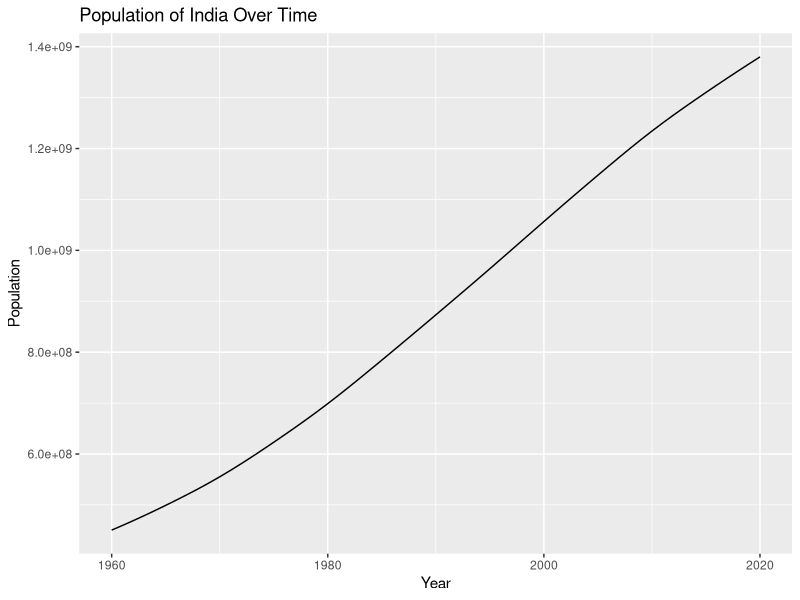
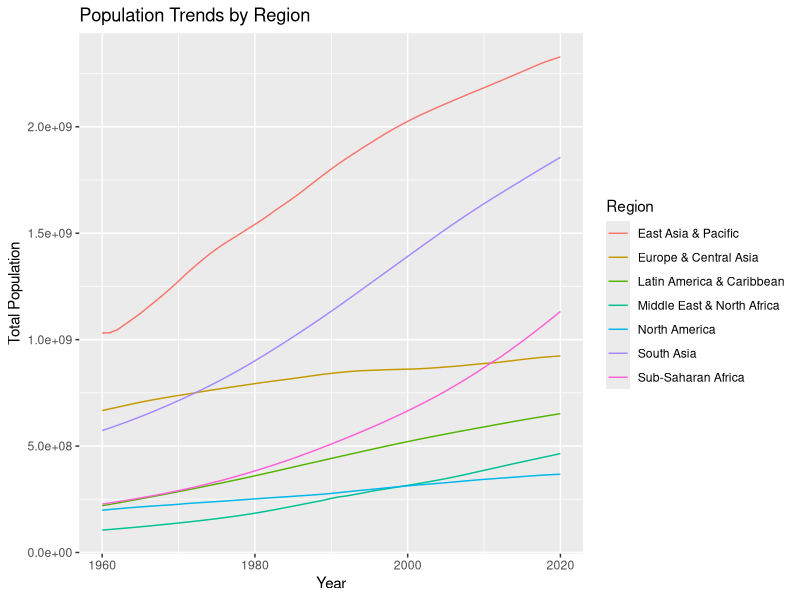
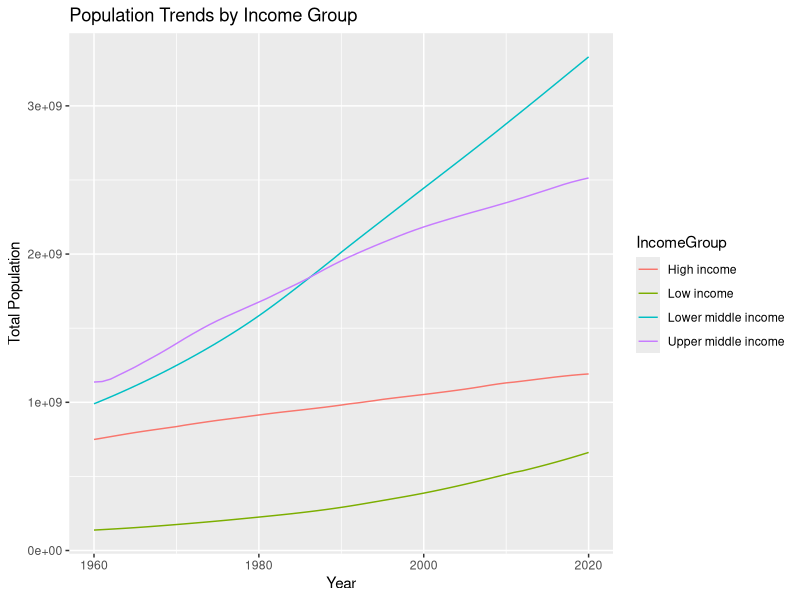
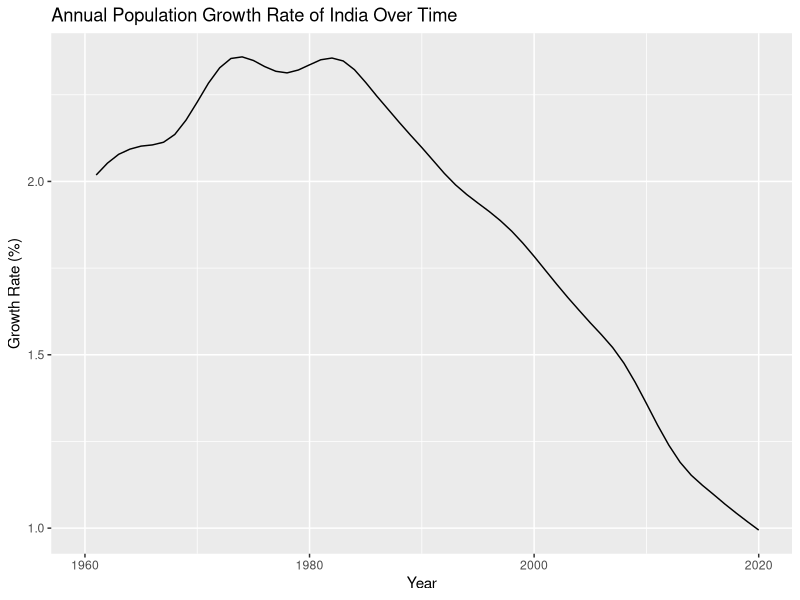
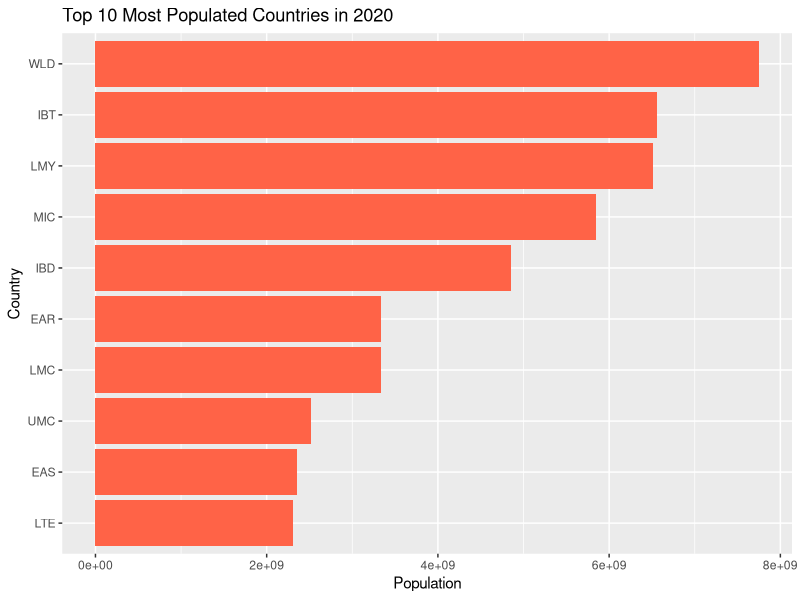
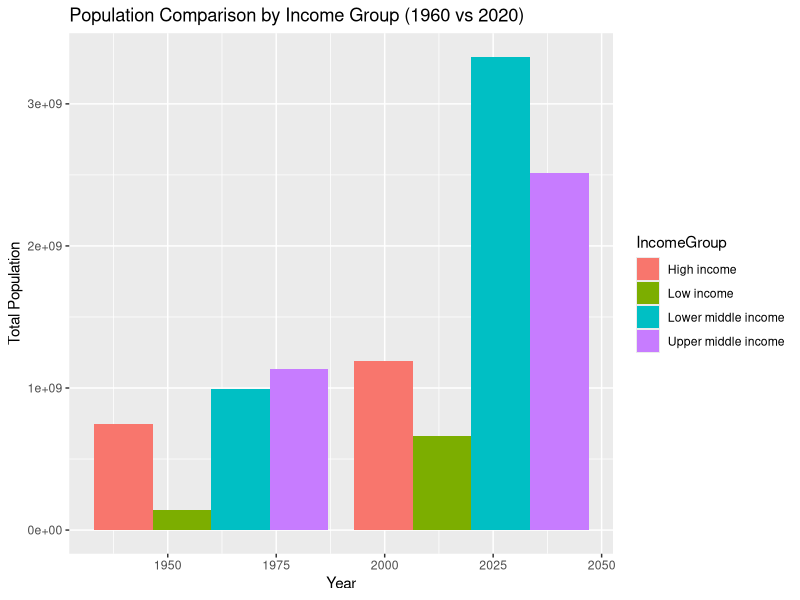
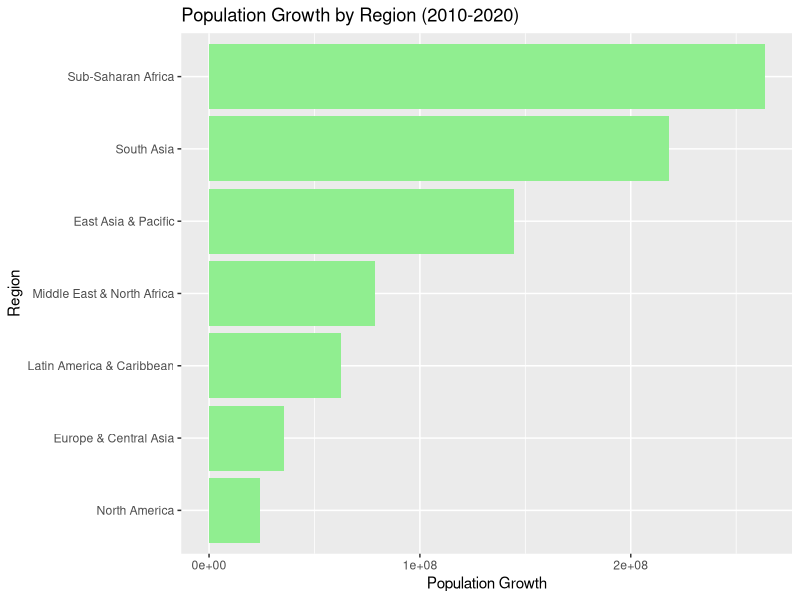
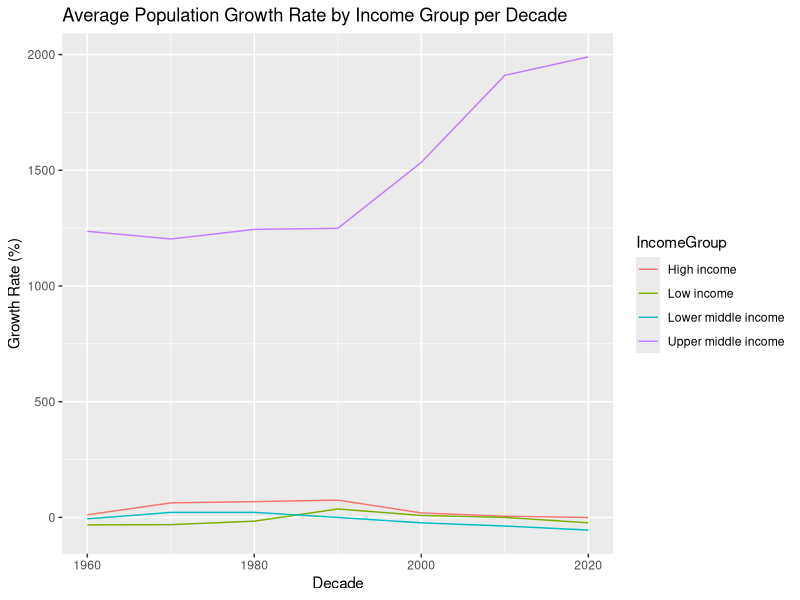

Recreate these plots in R, in order.
# Set the working directory
setwd("C:/Users/Ayush Sarvaiya/OneDrive/Desktop/APL/Project")

# Load required packages
suppressPackageStartupMessages(library(tidyverse))

# Load the datasets
world_pop = read_csv('world_pop_data.csv', show_col_types = FALSE)
country_data = read_csv('metadata_country.csv', show_col_types = FALSE)

# Inspect the first few rows of the datasets
print(head(world_pop))
print(head(country_data))

# Check the structure of the datasets
str(world_pop)
str(country_data)

# Summary of the datasets
summary(world_pop)
summary(country_data)

# Check for missing values
any(is.na(world_pop))
any(is.na(country_data))

# Reshape world_pop data from wide to long format
world_pop_long = world_pop %>%
  pivot_longer(cols = `1960`:`2020`, names_to = "Year", values_to = "Population") %>%
  mutate(Year = as.integer(Year))



# 1(Start)

# Filter data for country (e.g., India)
india_pop = world_pop_long %>% filter(Country == "IND")

# Plot population over time for India
ggplot(india_pop, aes(x = Year, y = Population)) +
  geom_line() +
  labs(title = "Population of India Over Time", x = "Year", y = "Population")

# 1(End)




# 2(Start)

# Merge datasets to include region and income group information
# Joining by 'TableName' since this corresponds to the 'Country' column in 'world_pop'
world_pop_with_info = world_pop_long %>%
  left_join(country_data, by = c("Country" = "S")) %>%
  filter(!is.na(Region) & Region != "null")  # Remove NA and 'null' values in Region

# Population trends by region
regional_pop = world_pop_with_info %>%
  group_by(Region, Year) %>%
  summarize(Total_Population = sum(Population, na.rm = TRUE), .groups = 'drop')

# Plot the population trends by region
ggplot(regional_pop, aes(x = Year, y = Total_Population, color = Region)) +
  geom_line() +
  labs(title = "Population Trends by Region", x = "Year", y = "Total Population")

 # 2(End)






# 3(Start)

# Calculate population trends by income group
income_group_pop = world_pop_with_info %>%
  group_by(IncomeGroup, Year) %>%
  summarize(Total_Population = sum(Population, na.rm = TRUE), .groups = 'drop')

# Filter out NULL and NA values from the IncomeGroup column
income_group_pop_clean = income_group_pop %>%
  filter(!is.na(IncomeGroup) & IncomeGroup != "null")

# Plot Population trends by income group excluding NA and NULL
ggplot(income_group_pop_clean, aes(x = Year, y = Total_Population, color = IncomeGroup)) +
  geom_line() +
  labs(title = "Population Trends by Income Group", x = "Year", y = "Total Population")

# 3(End)







# 4(Start)

# Calculate population changes over time for all countries
pop_changes = world_pop_long %>%
  group_by(Country) %>%
  summarize(
    Initial_Population = first(na.omit(Population)),  # Use na.omit to remove NA values
    Final_Population = last(na.omit(Population)),    # Use na.omit to remove NA values
    .groups = 'drop'
  )

# Identify countries with the highest increase/decrease
pop_changes %>%
  mutate(Change = Final_Population - Initial_Population) %>%
  arrange(desc(Change)) %>%
  head(10)  # Show top 10 countries with highest population change

# 4(End)





# 5 (Start)

# Calculate the annual population growth rate for each country
world_pop_long = world_pop_long %>%
  group_by(Country) %>%
  arrange(Year) %>%
  mutate(Growth_Rate = (Population - lag(Population)) / lag(Population) * 100) %>%
  ungroup()

# Filter data for a specific country (e.g., India)
india_growth = world_pop_long %>% filter(Country == "IND")

# Plot population growth rate over time for India
ggplot(india_growth, aes(x = Year, y = Growth_Rate)) +
  geom_line() +
  labs(title = "Annual Population Growth Rate of India Over Time", x = "Year", y = "Growth Rate (%)")

# 5 (End)






# 6 (Start)

# Filter data for the latest year (2020)
latest_year_pop = world_pop_long %>%
  filter(Year == 2020) %>%
  arrange(desc(Population)) %>%
  head(10)  # Top 10 most populated countries

# Plot top 10 most populated countries
ggplot(latest_year_pop, aes(x = reorder(Country, Population), y = Population)) +
  geom_bar(stat = "identity", fill = "tomato") +
  coord_flip() +
  labs(title = "Top 10 Most Populated Countries in 2020", x = "Country", y = "Population")

# 6 (End)






# 7 (Start)

# Filter data for specific years to compare (e.g., 1960 and 2020), removing 'null' values from IncomeGroup
income_group_comparison = world_pop_with_info %>%
  filter(Year %in% c(1960, 2020) & !is.na(IncomeGroup) & IncomeGroup != "null") %>%
  group_by(IncomeGroup, Year) %>%
  summarize(Total_Population = sum(Population, na.rm = TRUE), .groups = 'drop')

# Plot population comparison by income group
ggplot(income_group_comparison, aes(x = Year, y = Total_Population, fill = IncomeGroup)) +
  geom_bar(stat = "identity", position = "dodge") +
  labs(title = "Population Comparison by Income Group (1960 vs 2020)", x = "Year", y = "Total Population")

# 7 (End)







# 8 (Start)

# Filter data for the last 10 years (2010 to 2020) and remove NA and null values
last_decade_pop = world_pop_with_info %>%
  filter(Year %in% c(2010, 2020) & !is.na(Region) & Region != "null") %>%
  group_by(Region) %>%
  summarize(
    Pop_2010 = sum(Population[Year == 2010], na.rm = TRUE),
    Pop_2020 = sum(Population[Year == 2020], na.rm = TRUE),
    Growth = Pop_2020 - Pop_2010,
    .groups = 'drop'
  ) %>%
  arrange(desc(Growth))

# Plot population growth for the last decade by region
ggplot(last_decade_pop, aes(x = reorder(Region, Growth), y = Growth)) +
  geom_bar(stat = "identity", fill = "lightgreen") +
  coord_flip() +
  labs(title = "Population Growth by Region (2010-2020)", x = "Region", y = "Population Growth")

# 8 (End)





# 9 (Start)

# Calculate average annual growth rate over the last decade
world_pop_growth_projection = world_pop_long %>%
  filter(Year %in% c(2010, 2020)) %>%
  group_by(Country) %>%
  summarize(
    Pop_2010 = first(Population[Year == 2010]),
    Pop_2020 = last(Population[Year == 2020]),
    Growth_Rate = (Pop_2020 - Pop_2010) / 10,
    Projected_Pop_2030 = Pop_2020 + (Growth_Rate * 10),
    .groups = 'drop'
  )

# Display top countries with the highest projected population growth
world_pop_growth_projection %>%
  arrange(desc(Projected_Pop_2030)) %>%
  head(10)

# 9 (End)





# 10 (Start)

# Calculate average population growth rate per decade by income group
income_group_growth_rate = world_pop_with_info %>%
  filter(!is.na(IncomeGroup) & IncomeGroup != "null") %>%  # Remove 'null' and NA from IncomeGroup
  group_by(IncomeGroup, Decade = floor(Year / 10) * 10) %>%
  summarize(Avg_Population_Growth_Rate = (last(Population) - first(Population)) / first(Population) * 100, 
            .groups = 'drop')

# Plot average population growth rate per decade by income group
ggplot(income_group_growth_rate, aes(x = Decade, y = Avg_Population_Growth_Rate, color = IncomeGroup)) +
  geom_line() +
  labs(title = "Average Population Growth Rate by Income Group per Decade", x = "Decade", y = "Growth Rate (%)")

# 10 (End)


